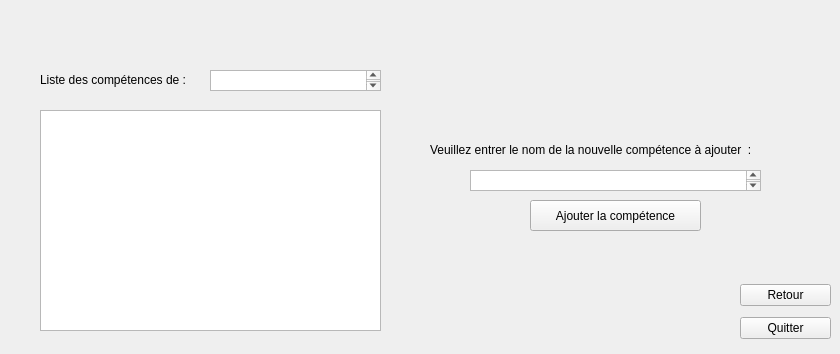
    <widget class="QWidget" name="page_18">
     <widget class="QLabel" name="label_38">
      <property name="geometry">
       <rect>
        <x>430</x>
        <y>140</y>
        <width>371</width>
        <height>20</height>
       </rect>
      </property>
      <property name="text">
       <string>Veuillez entrer le nom de la nouvelle compétence à ajouter  :</string>
      </property>
     </widget>
     <widget class="QPushButton" name="pushButton_56">
      <property name="geometry">
       <rect>
        <x>530</x>
        <y>200</y>
        <width>171</width>
        <height>31</height>
       </rect>
      </property>
      <property name="text">
       <string>Ajouter la compétence</string>
      </property>
     </widget>
     <widget class="QWidget" name="verticalLayoutWidget_24">
      <property name="geometry">
       <rect>
        <x>740</x>
        <y>279</y>
        <width>91</width>
        <height>66</height>
       </rect>
      </property>
      <layout class="QVBoxLayout" name="verticalLayout_24">
       <item>
        <widget class="QPushButton" name="pushButton_57">
         <property name="text">
          <string>Retour</string>
         </property>
        </widget>
       </item>
       <item>
        <widget class="QPushButton" name="pushButton_58">
         <property name="text">
          <string>Quitter</string>
         </property>
        </widget>
       </item>
      </layout>
     </widget>
     <widget class="QLabel" name="label_39">
      <property name="geometry">
       <rect>
        <x>470</x>
        <y>240</y>
        <width>271</width>
        <height>20</height>
       </rect>
      </property>
      <property name="text">
       <string/>
      </property>
     </widget>
     <widget class="QTextEdit" name="textEdit_8">
      <property name="geometry">
       <rect>
        <x>470</x>
        <y>170</y>
        <width>291</width>
        <height>21</height>
       </rect>
      </property>
     </widget>
     <widget class="QTextBrowser" name="textBrowser_19">
      <property name="geometry">
       <rect>
        <x>40</x>
        <y>110</y>
        <width>341</width>
        <height>221</height>
       </rect>
      </property>
     </widget>
     <widget class="QLabel" name="label_49">
      <property name="geometry">
       <rect>
        <x>40</x>
        <y>70</y>
        <width>171</width>
        <height>20</height>
       </rect>
      </property>
      <property name="text">
       <string>Liste des compétences de : </string>
      </property>
     </widget>
     <widget class="QTextBrowser" name="textBrowser_20">
      <property name="geometry">
       <rect>
        <x>210</x>
        <y>70</y>
        <width>171</width>
        <height>21</height>
       </rect>
      </property>
     </widget>
    </widget>
